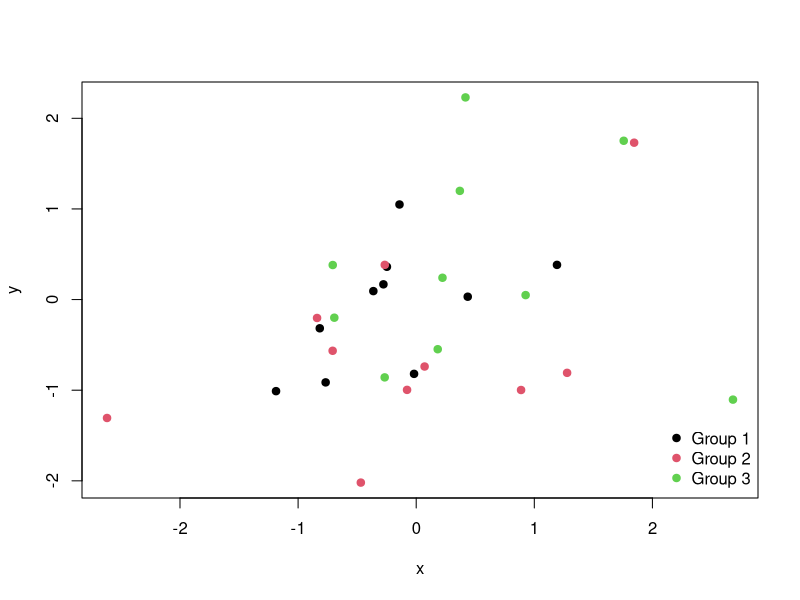
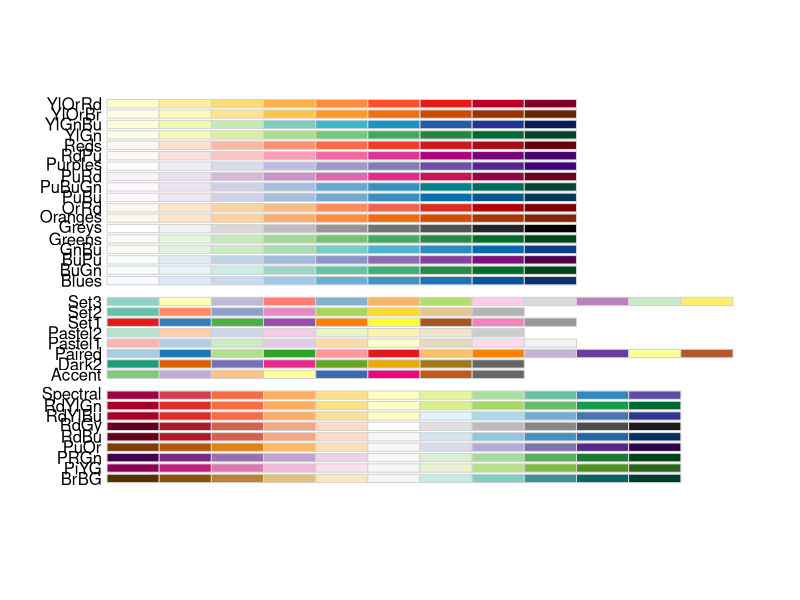
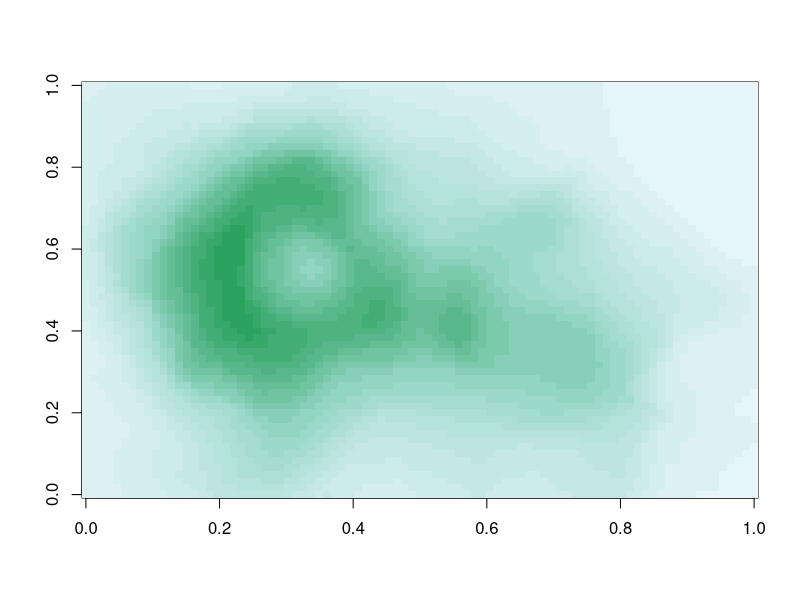
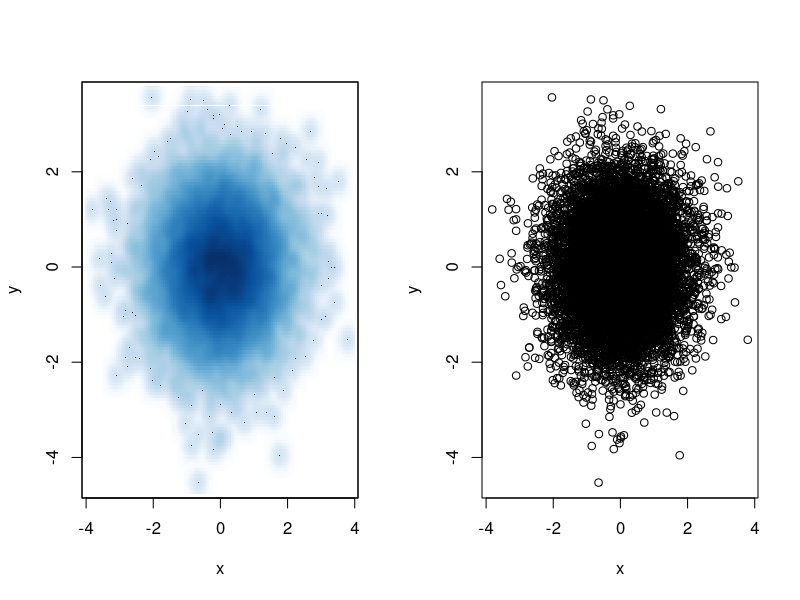
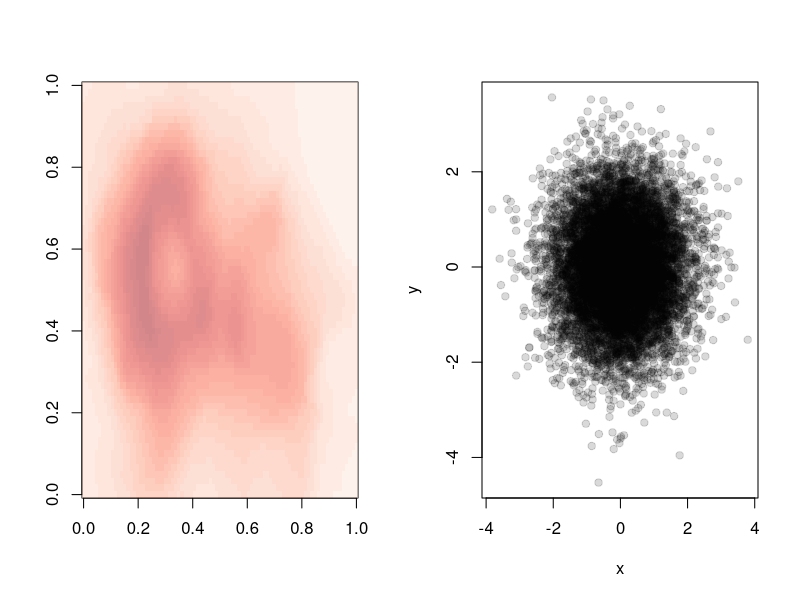
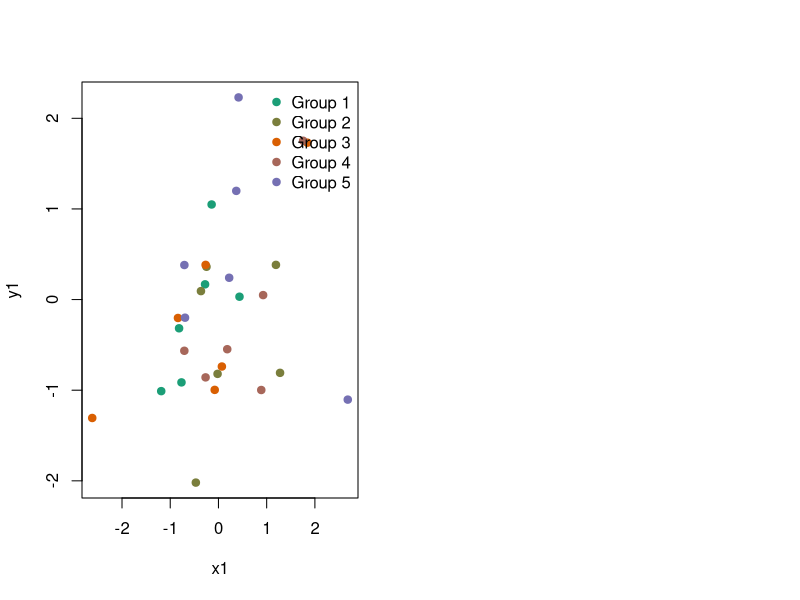

Source code (R) for these figures, in order:
## ---- chunk 1
knitr::opts_chunk$set(echo = TRUE)
## ---- chunk 2
set.seed(9)
x <- rnorm(30)
y <- rnorm(30)
plot(x, y, col = rep(1:3, each = 10), pch = 19)
legend("bottomright", legend = paste("Group", 1:3), col = 1:3, pch = 19, bty = "n")
## ---- chunk 3
pal <- colorRamp(c("Red", "Blue"))
pal(0:5 / 7) # input has to be between 0 and 1
pal(0.9)
## ---- chunk 4
pal <- colorRampPalette(c("blue", "green"))
pal(2) # input indicates the size of colors in pallette we want
pal(7)
## ---- chunk 5
library(RColorBrewer)
display.brewer.all()
## ---- chunk 6
colors <- brewer.pal(3, "BuGn")
pal <- colorRampPalette(colors)
image(volcano, col = pal(20))
## ---- chunk 7
set.seed(9)
x <- rnorm(10000)
y <- rnorm(10000)
par(mfrow = c(1, 2))
smoothScatter(x, y)
plot(x, y)
## ---- chunk 8
cols <- brewer.pal(5, "Reds")

getColorRampAlpha <- function(n, alpha, ...) {
  colorRamp = colorRampPalette(...)(n)
  paste(colorRamp, sprintf("%x", ceiling(255 * alpha)), sep="")
}

image(volcano, col = getColorRampAlpha(20, 0.5, cols))

# The above was to add alpha to color ramp pallette. For individual colors, I can do
colour = rgb(0, 0, 0, 0.15) # the last argument being the alpha
plot(x, y, pch = 19, col = colour)
## ---- chunk 9
set.seed(9)
## Used brewer.pal.info to find the pallette I'll use
cols <- brewer.pal(n = 3, "Dark2")
pal <- colorRampPalette(cols)
col_pal <- pal(5)

x1 <- rnorm(30)
y1 <- rnorm(30)
df <- data.frame(x1, y1, col_cat = rep(col_pal, each = 6))
plot(x1, y1, col = rep(col_pal, each = 6), pch = 19)
legend("topright", legend = paste("Group", 1:5), col = col_pal, pch = 19, bty = "n")
